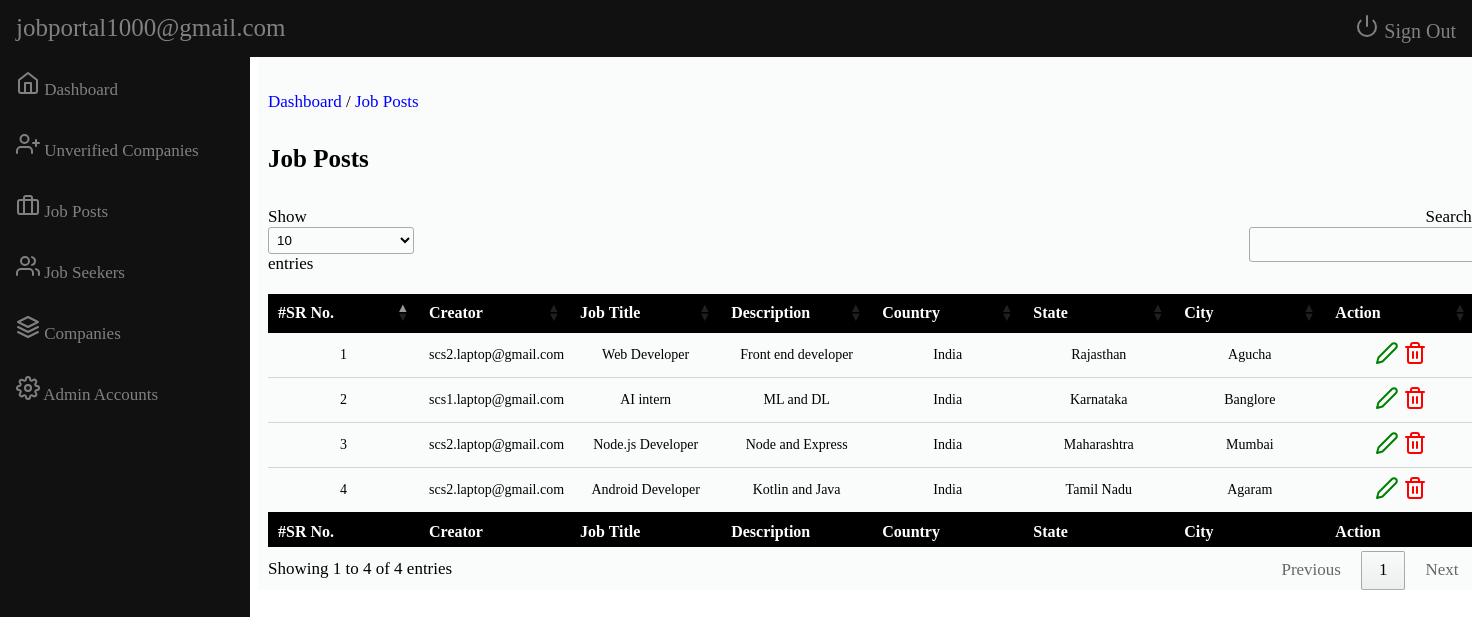
/admin/job.php (signed in), run on an earlier commit of the app's database.
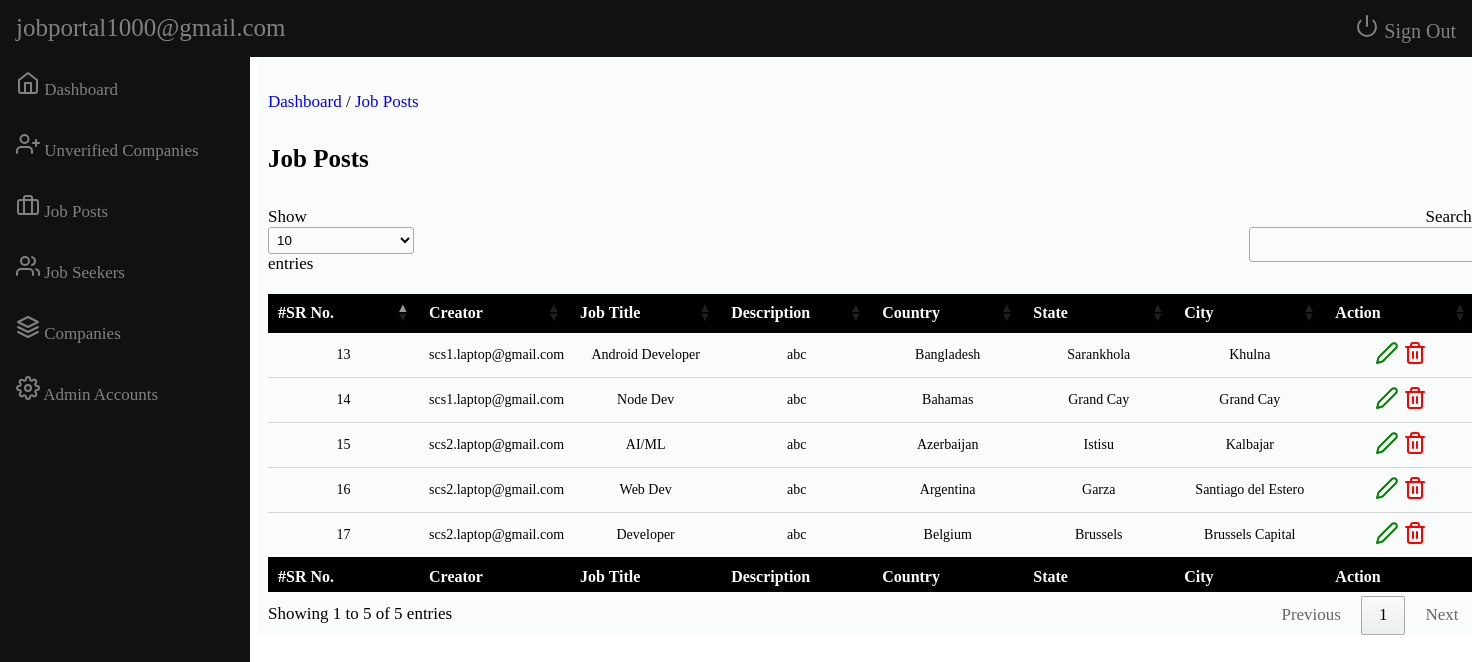
And on a later commit of the database.
### tables this page shows
CREATE TABLE `jobs` (
  `job_id` int(11) NOT NULL,
  `creator_email` varchar(100) NOT NULL,
  `job_title` varchar(100) NOT NULL,
  `description` varchar(200) NOT NULL,
  `country` varchar(50) NOT NULL,
  `state` varchar(50) NOT NULL,
  `city` varchar(50) NOT NULL,
  `openings` int(200) NOT NULL,
  `salary` bigint(255) NOT NULL
);

### admin/job.php (the view, shortened to what this page needs)
<?php
include('include/header.php');
include('include/sidebar.php');
$conn = mysqli_connect('localhost', 'root', '', 'job_portal');
$query = mysqli_query($conn, "select * from admin_login where
admin_email='{$_SESSION['email']}'");
if (mysqli_num_rows($query) > 0) {
?>
    <p><a href="dashboard.php">Dashboard</a>&nbsp;/&nbsp;<a href="job.php">Job Posts</a></p>
    <div class="row">
        <div class="col">
            <h1 class="page-header" style="font-size: 25px;">
                Job Posts
            </h1>
        </div>
    </div>
    <div class="table-div">
        <table id="example" class="row-border hover">
            <thead>
                <tr>
                    <th>#SR No.</th>
                    <th>Creator</th>
                    <th>Job Title</th>
                    <th>Description</th>
                    <th>Country</th>
                    <th>State</th>
                    <th>City</th>
                    <th>Action</th>
                </tr>
            </thead>
            <tbody>
                <?php
                include('connection/db.php');
                $query = mysqli_query($conn, "select * from jobs");
                while ($row = mysqli_fetch_array($query)) {
                ?>
                    <tr>
                        <td><?php echo $row['job_id'] ?></td>
                        <td><?php echo $row['creator_email'] ?></td>
                        <td><?php echo $row['job_title'] ?></td>
                        <td><?php echo $row['description'] ?></td>
                        <td><?php echo $row['country'] ?></td>
                        <td><?php echo $row['state'] ?></td>
                        <td><?php echo $row['city'] ?></td>
                        <td>
                            <div class="row">
                                <div class="btn-group">
                                    <a href="job_edit.php?id=<?php echo $row['job_id'] ?>"><span class="success" data-feather="edit-2"></span></a>
                                    <a href="job_delete.php?del=<?php echo $row['job_id'] ?>"><span class="danger" data-feather="trash-2"></span></a>
                                </div>
                            </div>
                        </td>
                    </tr>
                <?php } ?>
            </tbody>
            <tfoot>
                <tr>
                    <th>#SR No.</th>
                    <th>Creator</th>
                    <th>Job Title</th>
                    <th>Description</th>
                    <th>Country</th>
                    <th>State</th>
                    <th>City</th>
                    <th>Action</th>
                </tr>
            </tfoot>
        </table>
    </div>
    </div>
    </div>
    </div>
<?php
}
?>
</body>
</html>

### admin/include/header.php (shortened to what this page needs)
<!doctype html>
<html lang="en">
<head>
    <link rel="stylesheet" href="https://cdnjs.cloudflare.com/ajax/libs/font-awesome/4.7.0/css/font-awesome.min.css">
    <link rel="stylesheet" type="text/css" href="fonts/Linearicons-Free-v1.0.0/icon-font.min.css">
    <link rel="stylesheet" href="https://cdn.datatables.net/1.10.21/css/jquery.dataTables.min.css">
    <link href="css/admin_dashboard.css" rel="stylesheet">
</head>
<body>
    <section>
        <div class="topnav">
            <a href="#" style="float: left; width: 220px;"><?php echo $_SESSION['email'] ?></a>
            <a href="logout.php" style="font-size:20px"><i data-feather="power"></i>&nbsp;Sign Out</a>
        </div>

### admin/include/sidebar.php (shortened to what this page needs)
<?php
$conn = mysqli_connect('localhost', 'root', '', 'job_portal');
$query = mysqli_query($conn, "select * from admin_login where
admin_email='{$_SESSION['email']}'");
if (mysqli_num_rows($query) > 0) {
?>
    <section>
        <section class="mainbody">
            <div class="sidenav">
                <a href="dashboard.php">
                    <span data-feather="home"></span>
                    Dashboard
                </a>
                <a href="uv_company.php">
                    <span data-feather="user-plus"></span>
                    Unverified Companies
                </a>
                <a href="job.php">
                    <span data-feather="briefcase"></span>
                    Job Posts
                </a>
                <a href="seeker.php">
                    <span data-feather="users"></span>
                    Job Seekers
                </a>
                <a href="company.php">
                    <span data-feather="layers"></span>
                    Companies
                </a>
                <a href="admin_account.php">
                    <span data-feather="settings"></span>
                    Admin Accounts
                </a>
            </div>
            <div class="main">
                <div id="page-wrapper">
                    <div class="container-fluid">
                        <wbr>
                                        <?php } ?>

### admin/css/admin_dashboard.css (style rules this page uses)
#example { table-layout: fixed; width: 100%; padding-top: 20px; border: none; }
.table-div { width: 83%; }
body { background-color: #ffffff ; font-size: 17px; font-family: Raleway-SemiBold; overflow-x: hidden; }
.topnav { background-color: #111; overflow: hidden; left: 0; top: 0; z-index: 1; position: fixed; width: 100%; }
.topnav a { float: right; color: #818181; text-align: center; padding: 14px 16px; text-decoration: none; font-size: 25px; }
.mainbody { margin-top: 55px; }
.sidenav { height: 100%; width: 250px; position: fixed; left: 0; background-color: #111; overflow-x: hidden; text-align: left; }
.sidenav a { padding: 16px; text-decoration: none; font-size: 17px; color: #818181; display: block; }
.main { margin-left: 250px; padding: 0px 10px; width: 100%; background-color: #FAFBFB; }
table { border-collapse: collapse; border-spacing: 0; width: 100%; border: 1px solid #ddd; }
td { font-size: 14px; text-align: center; padding: 16px; }
th { font-size: 16px; text-align: center; padding: 16px; background-color: black; color: white; }
.success { color: green; }
.danger { color: red; }
a { text-decoration: none; color: blue; }

What changed in the data, as far as the page shows it:
removed jobs: job_id "1", creator_email "scs2.laptop@gmail.com", job_title "Web Developer", description "Front end developer", country "India", state "Rajasthan", city "Agucha"
removed jobs: job_id "2", creator_email "scs1.laptop@gmail.com", job_title "AI intern", description "ML and DL", country "India", state "Karnataka", city "Banglore"
removed jobs: job_id "3", creator_email "scs2.laptop@gmail.com", job_title "Node.js Developer", description "Node and Express", country "India", state "Maharashtra", city "Mumbai"
removed jobs: job_id "4", creator_email "scs2.laptop@gmail.com", job_title "Android Developer", description "Kotlin and Java", country "India", state "Tamil Nadu", city "Agaram"
added jobs: job_id "13", creator_email "scs1.laptop@gmail.com", job_title "Android Developer", description "abc", country "Bangladesh", state "Sarankhola", city "Khulna"
added jobs: job_id "14", creator_email "scs1.laptop@gmail.com", job_title "Node Dev", description "abc", country "Bahamas", state "Grand Cay", city "Grand Cay"
added jobs: job_id "15", creator_email "scs2.laptop@gmail.com", job_title "AI/ML", description "abc", country "Azerbaijan", state "Istisu", city "Kalbajar"
added jobs: job_id "16", creator_email "scs2.laptop@gmail.com", job_title "Web Dev", description "abc", country "Argentina", state "Garza", city "Santiago del Estero"
added jobs: job_id "17", creator_email "scs2.laptop@gmail.com", job_title "Developer", description "abc", country "Belgium", state "Brussels", city "Brussels Capital"
Also different on the page:
text written by a page script: "Show entries Search: Showing 1 to 4 of 4 entries Previous 1 Next" → "Show entries Search: Showing 1 to 5 of 5 entries Previous 1 Next"
